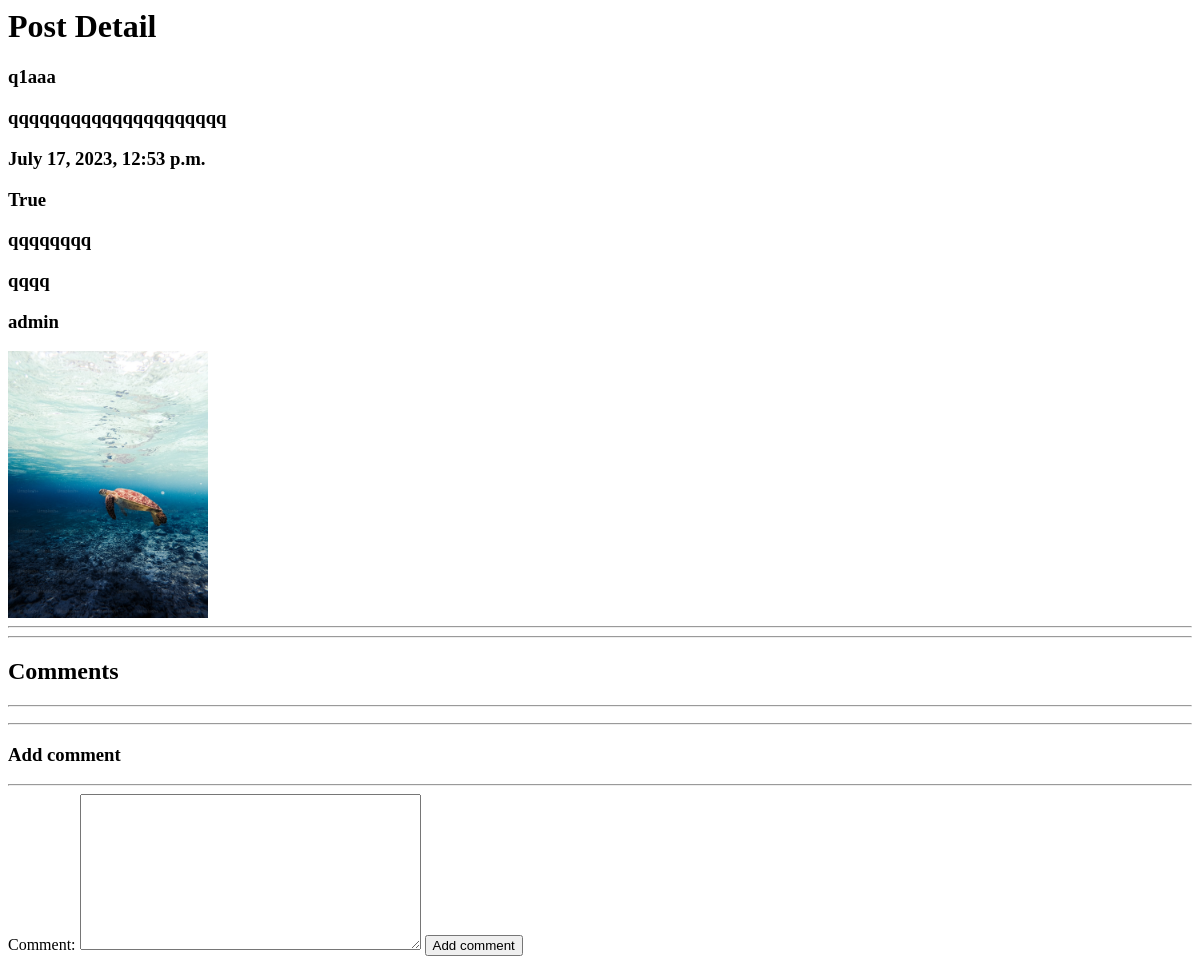
Before: /blog/12 with the older database file.
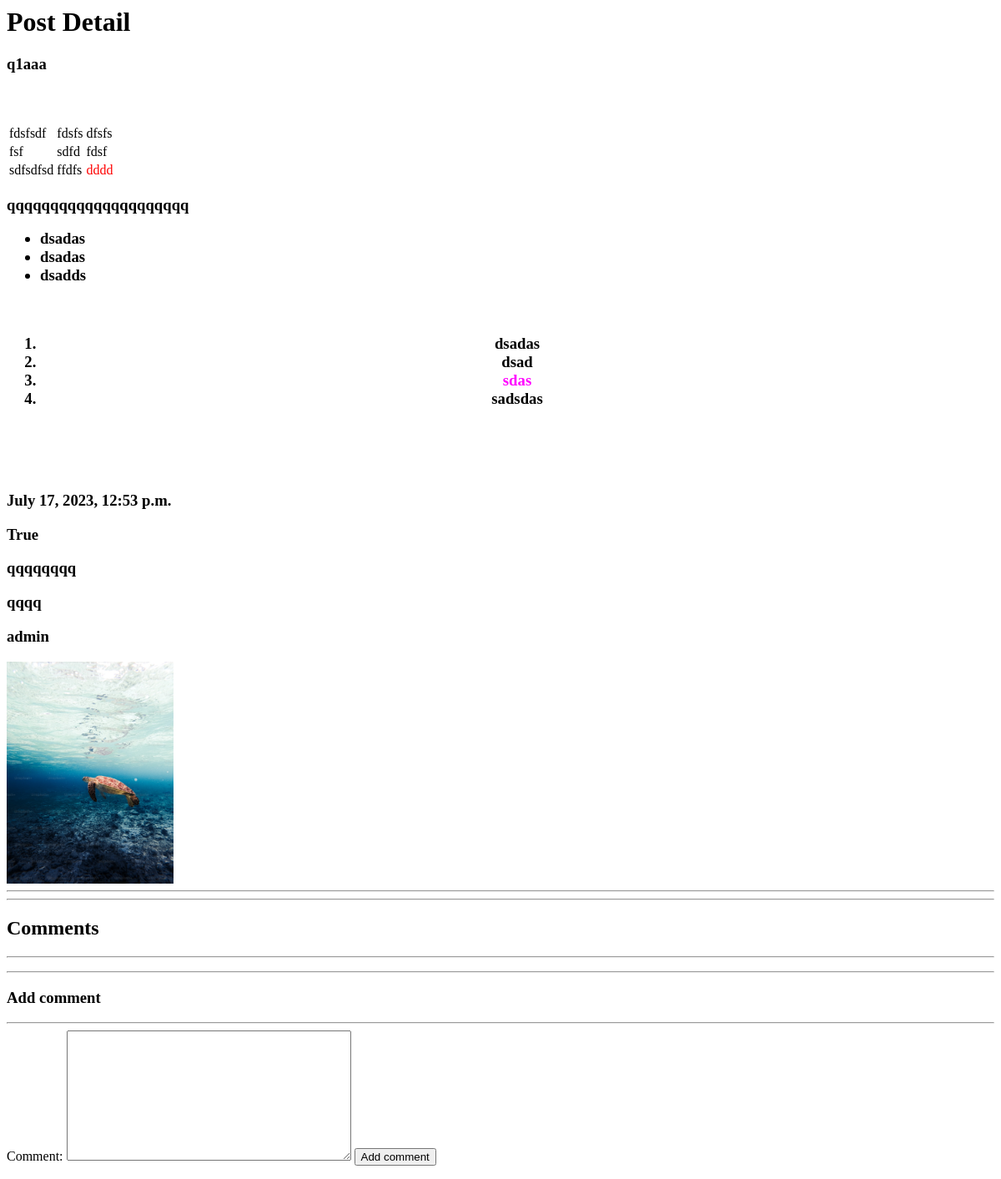
After: the same page with the newer database file.
### blog/models.py (models this page shows)
class Post(models.Model):
    title = models.CharField(max_length=100)
    content = models.TextField(max_length=30000)
    create_date = models.DateTimeField(default=timezone.now)
    draft = models.BooleanField(default=True)
    tags = TaggableManager()
    author = models.ForeignKey(User, related_name='post_user', null=True, on_delete=models.SET_NULL)
    image = models.ImageField(upload_to='posts')
    def __str__(self):
        return self.title

### blog/views.py (the view, shortened to what this page needs)
# urls.py: path('blog/<int:pk>', post_detail),
def post_detail(request, pk):
    data = Post.objects.get(id=pk)
    comments = Comment.objects.filter(post=data)
    form = CommentForm()
    return render(request, 'blog/post_detail.html', context={'post':data, 'form':form, 'comments':comments})

### blog/forms.py
class CommentForm(forms.ModelForm):
    class Meta:
        model = Comment
        fields = ['comment']  # specific fields

### blog/templates/blog/post_detail.html (shortened to what this page needs)
<h1>Post Detail</h1>
<h3>{{post}}</h3>
<h3>{{post.content | safe}}</h3>
<h3>{{post.create_date}}</h3>
<h3>{{post.draft}}</h3>
{% for tag in post.tags.all %}
    <h3>{{tag}}</h3>
{% endfor %}
<h3>{{post.author}}</h3>
<img src="{{post.image.url}}" alt="" width="200px">
<hr>
<hr>
<h2>Comments</h2>
<hr>
<hr>
<h3>Add comment</h3>
<hr>
<form action="" method="post">
    {{form}}
    <input type="submit" value="Add comment">
</form>

Changed rows visible on the page:
changed Post "q1aaa": content "qqqqqqqqqqqqqqqqqqqqq" → "fdsfsdf fdsfs dfsfs fsf sdfd fdsf sdfsdfsd ffdfs dddd qqqqqqqqqqqqqqqqqqqqq dsadas dsadas dsadds dsadas dsad sdas sadsdas"
